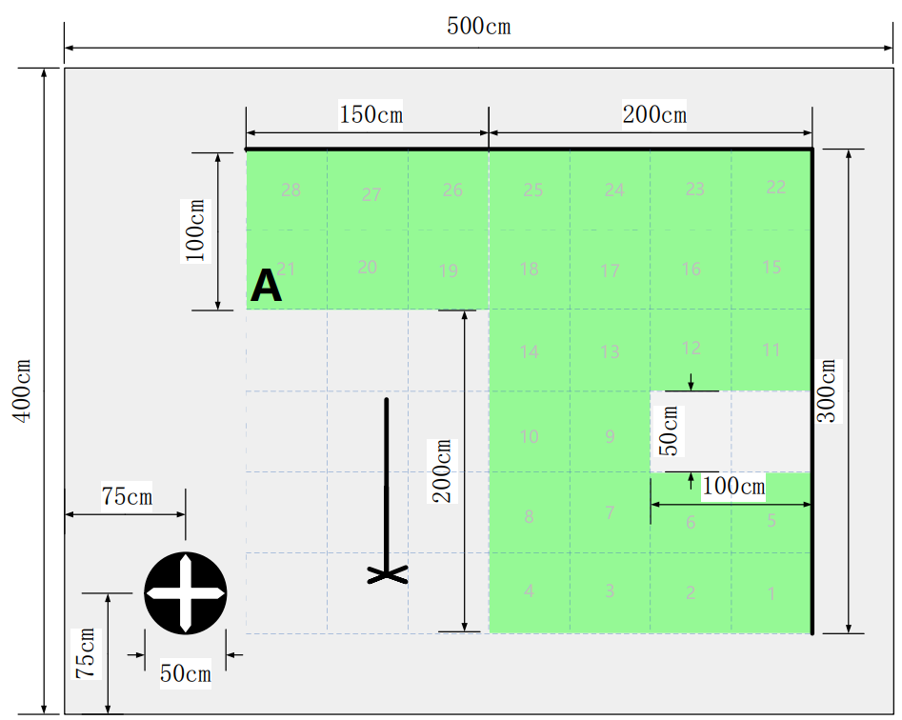
#> input picture test2:plant protection drone/无人机地图.png, 902 x 720 px, given in place of the camera
$ jupyter execute opencv.ipynb   (text cells are left out)
#> lines starting #> are read from the running program, lines starting #| are printed output that depends on the picture; after the words box and inside, x2 and y2 are one past the last pixel; in counts of white or black regions, pixels touching at a corner belong together
[cell 1]
import cv2 as cv

cap = cv.VideoCapture(0)
print(cap.get(5))
while True:
    ret, frame = cap.read()
#> frame is the input picture: shape (720, 902, 3); mean B, G, R 209.6, 236.3, 209.3
    cv.imshow("frame", frame)
    if cv.waitKey(1) & 0xFF == ord('q'):
#> (key q is pressed here)
       cv.imwrite("takephoto.jpg", frame)
       print("take Photo Ok")
       break
cap.release()
cv.destroyAllWindows()

[cell 2]
import cv2 as cv
import numpy as np

cap = cv.VideoCapture(0)
kernel = np.ones((9,9),np.uint8)
length = 500
while(1):
    _, frame = cap.read()
    frame_cpy = cv.cvtColor(frame, cv.COLOR_BGR2GRAY) # cvt the image to gray
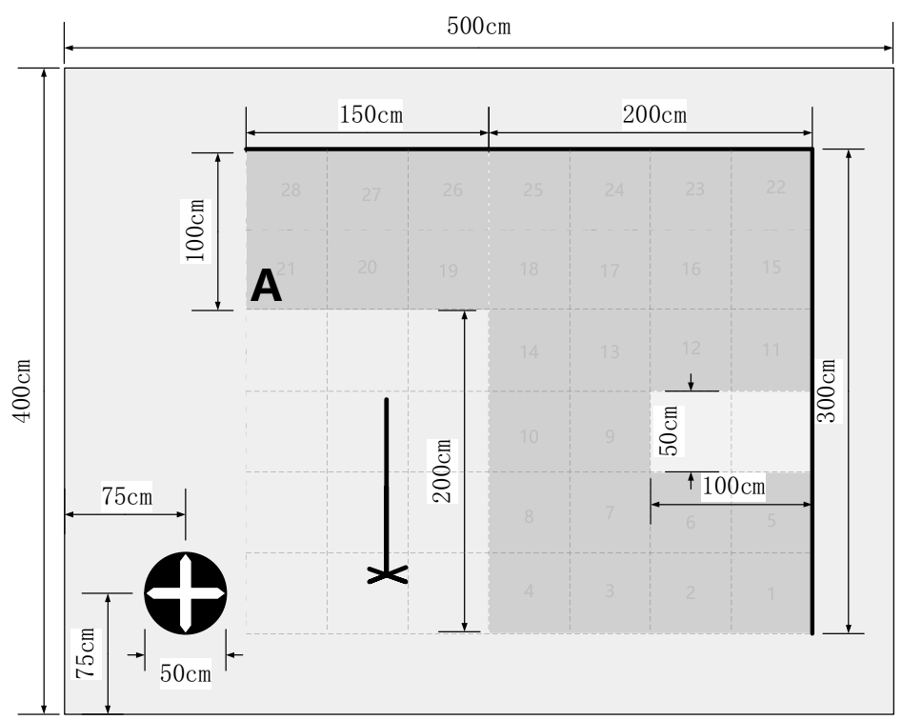
#> frame_cpy: shape (720, 902); min 0, max 255, mean 225.2
    frame_cpy = cv.morphologyEx(frame_cpy, cv.MORPH_OPEN, kernel) # clear the image
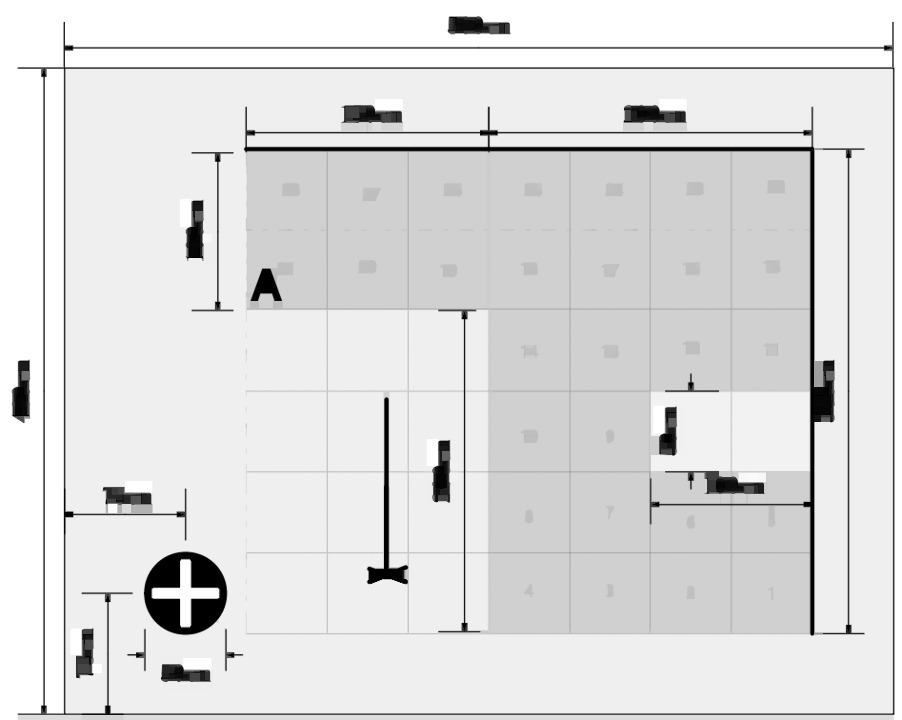
#> frame_cpy: shape (720, 902); min 0, max 255, mean 222.1
    ret,edges=cv.threshold(frame_cpy,0,255,cv.THRESH_BINARY_INV + cv.THRESH_OTSU) # binarization
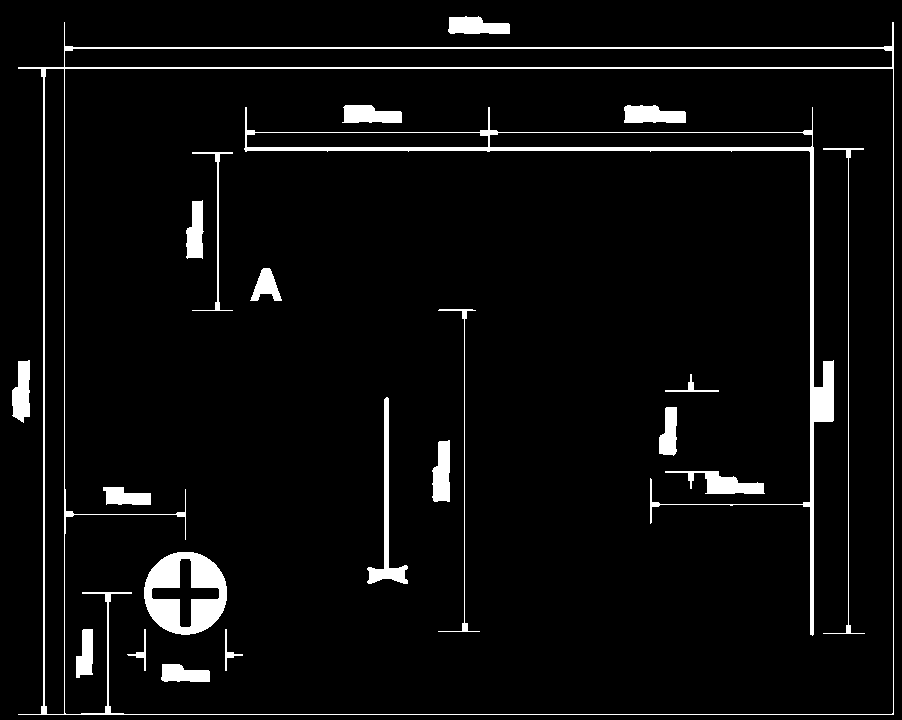
#> edges: shape (720, 902); 4.8% white; 22 white regions, largest, box (x1, y1, x2, y2) and area: (18, 22, 894, 715) 7828, (244, 107, 834, 636) 6421, (144, 552, 227, 635) 4085
#> ret = 138
    edges = cv.Laplacian(edges, cv.CV_8U) # find edges
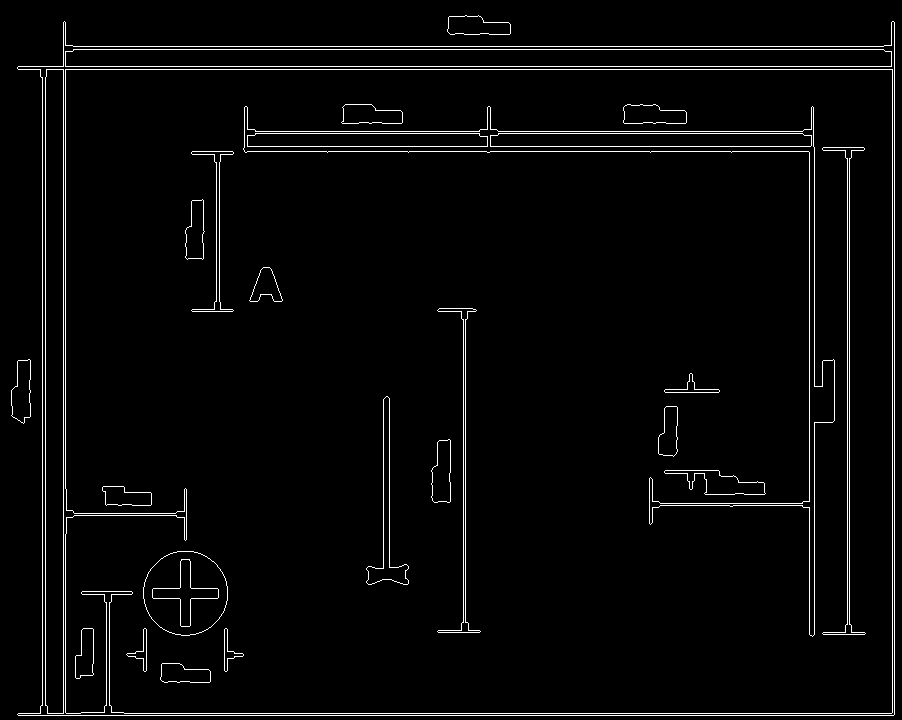
#> edges: shape (720, 902); 3% white in thin lines or dots
    cv.imshow("edges", edges)
    lines = cv.HoughLinesP(edges,1,np.pi/180,100,minLineLength=60, maxLineGap=25) # find lines, Prob!
#> lines = 30 rows, first 6: [63, 49, 894, 49], [18, 69, 894, 69], [18, 715, 893, 715], [18, 66, 894, 66], [124, 713, 894, 713], [894, 714, 894, 22]
    try:
        for line in lines:
            (x1, y1, x2, y2) = line[0]
            cv.line(frame,(x1,y1),(x2,y2),(0,0,255),2)
#> this loop made 30 passes
#> (x1, y1, x2, y2) on passes 1 to 12: (63, 49, 894, 49), (18, 69, 894, 69), (18, 715, 893, 715), (18, 66, 894, 66), (124, 713, 894, 713), (894, 714, 894, 22), (63, 46, 883, 46), (892, 712, 892, 70), (65, 488, 65, 22), (42, 705, 42, 77), (45, 705, 45, 77), (63, 713, 63, 22)
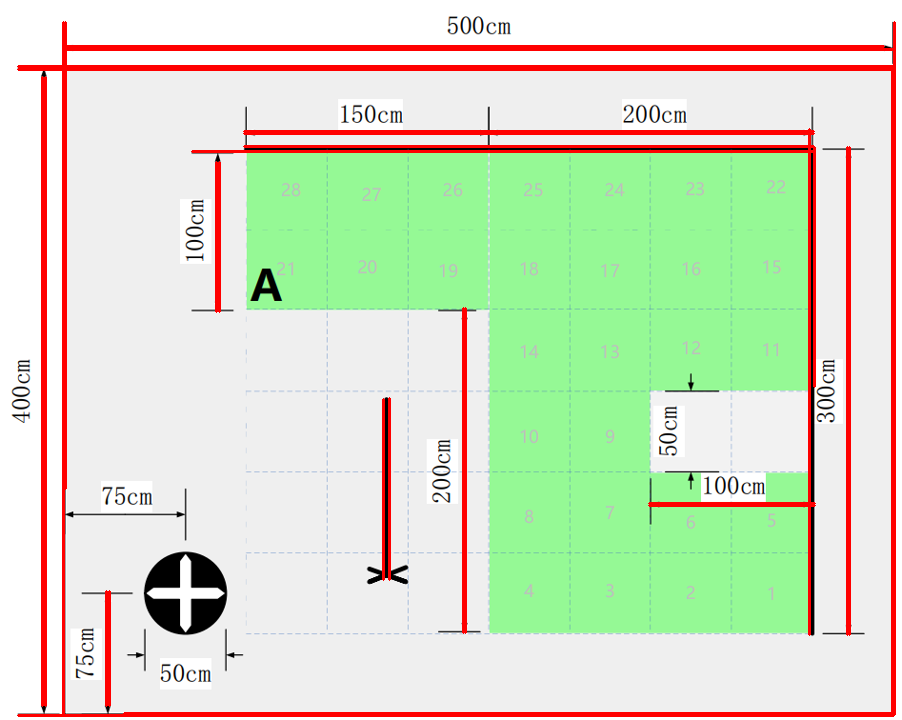
#> frame: shape (720, 902, 3); 6.27% of pixels changed, all inside (x1, y1, x2, y2) = (17, 21, 896, 717)
    except TypeError as e:
        # Sometimes, we can't find a line. So we have to ignore this error.
        pass
    cv.imshow("lines", frame)
    k = cv.waitKey(5) & 0xFF
#> (key q is pressed here)
    if k == 27:
        break
cv.destroyAllWindows()
